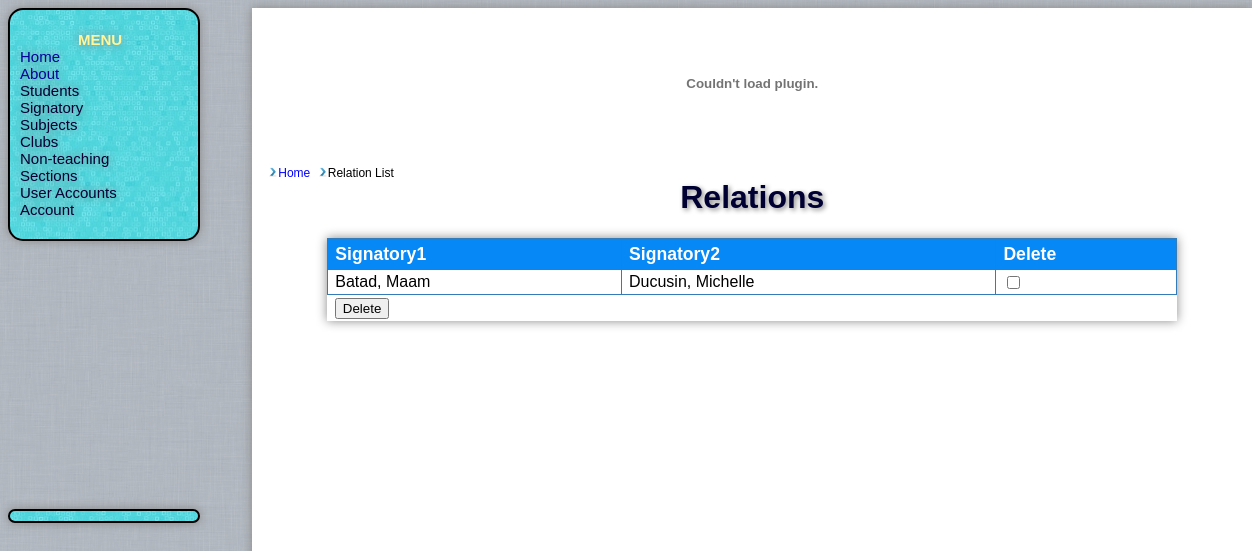
Screenshot of /relation_li.php (signed in) with the database file from the repository.
### tables this page shows
CREATE TABLE `related` (
  `id1` int(11) DEFAULT NULL,
  `id2` int(11) DEFAULT NULL,
  `rel_id` int(11) NOT NULL AUTO_INCREMENT,
  PRIMARY KEY (`rel_id`),
  UNIQUE KEY `rel` (`id1`,`id2`)
);

CREATE TABLE `signatory` (
  `stid` varchar(10) NOT NULL DEFAULT ' ',
  `lname` varchar(255) NOT NULL DEFAULT ' ',
  `fname` varchar(255) NOT NULL DEFAULT ' ',
  `mname` varchar(255) NOT NULL DEFAULT ' ',
  PRIMARY KEY (`stid`),
  KEY `sig_index` (`stid`)
);

### relation_li.php (the view, shortened to what this page needs)
<?php
include('include/clearance.php');
include("breadcrumbs.php");
echo "<p><h1>Relations</h1></p>";
$query = "SELECT * FROM related";
$result = mysql_query($query);
echo "<table id='table'>";
echo "<tr><th>Signatory1</th><th>Signatory2</th><th>Delete</th></tr>";
echo '<form action="delete_rel.php" method="post">';
while($row = mysql_fetch_row($result))
{
    $query = "SELECT lname, fname FROM signatory WHERE stid = $row[0]";
    $result = mysql_query($query);
    $st1 = mysql_fetch_array($result);
    $query = "SELECT lname, fname FROM signatory WHERE stid = $row[1]";
    $result = mysql_query($query);
    $st2 = mysql_fetch_array($result);
    echo "<tr><td>$st1[0], $st1[1]</td><td>$st2[0], $st2[1]</td>";
     echo '<td><input type="checkbox" name="delete[]" value="'.$row[2].'"></td></tr>';
}
echo '<tr class="button"><td><input class="delete" type="submit"  value="Delete" colspan=6></td></tr></form>';
echo "</table>";
?>

### css/general.css (style rules this page uses)
body { font-family:Arial,Helvetica,sans-serif; background: #E0DEDF; background-image:url(img/bg.png); }
#table { position:relative; font-family:"Trebuchet MS", Arial, Helvetica, sans-serif; border-collapse:collapse; width:85%; box-shadow: 0px 0px 10px #888888; -box-shadow:0px 0px 10px #888888; -webkit-box-shadow: 0px 0px 10px #888888; }
#table td, #table th { font-size:1em; border:1px solid #347CB7; padding:3px 7px 2px 7px; background-color:#fff; }
#table th { font-size:1.1em; text-align:left; padding-top:5px; padding-bottom:4px; background-color:#0688F7; color:#ffffff; }
#group tr td { margin: 20px; }
p { font-size:1em; }
#table tr.button td { border:none; }
h1 { color:#003; text-shadow:2px 2px 5px #888; }

### rows the page displays
related: signatory.lname "Batad", signatory.fname "Maam", signatory.lname "Ducusin", signatory.fname "Michelle"

### other values shown
$crumb['label'] "Home"
$crumb['label'] "Relation List"
